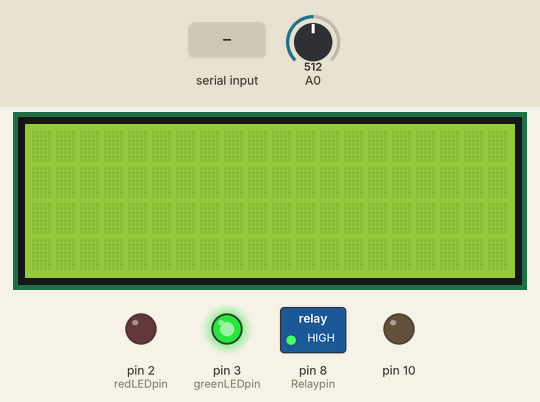
Recording of a sketch running on a simulated Arduino Uno, built with avr-gcc and run on an emulated ATmega328P. Shown: 20×4 character LCD, switched loads named in the sketch (green lamp = pin HIGH), output pins drawn as LEDs (lit = HIGH). Dashed ring = blinking. The test bench sets the inputs (shaded band); at power-on: A0 = 512. The local clock reads 2024-03-15 10:24:30 at power-on unless the sketch sets it; storage starts empty.

Above: at 1.2 s.
1.3 s: "90,45\n" received over Serial
At 1.8 s:
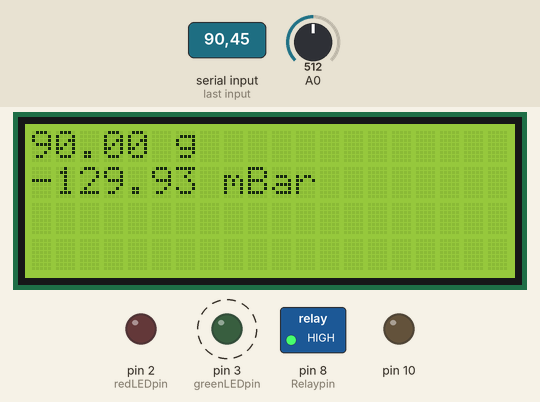
At 4.2 s:
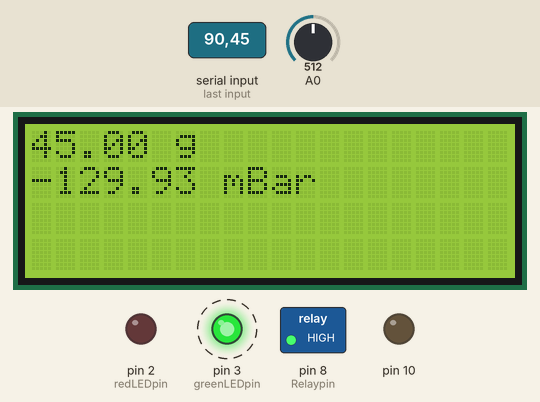
4.8 s: "5\n" received over Serial
At 7.5 s:
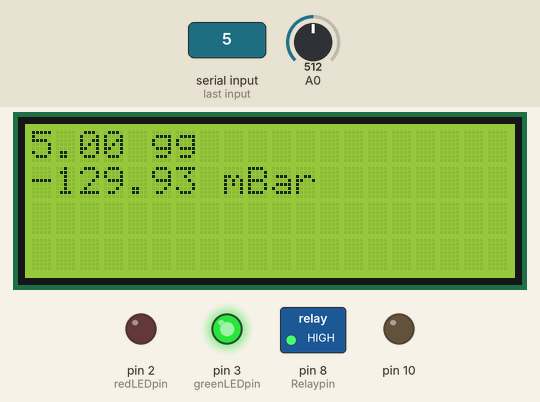
Timing chart, 0 to 9.0 s (numbered marks = the images above; inputs shaded):
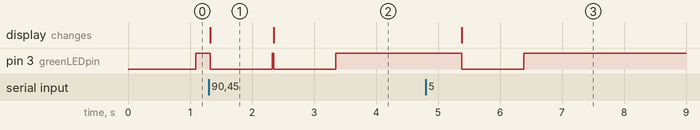

Measured:
- after the input at 1.3 s, pin 3 (greenLEDpin): alternates HIGH for 0.02 s and LOW for 1.0 s, starting at once; the display: changes at once (image 1)
- after the input at 4.8 s, pin 3 (greenLEDpin): HIGH → LOW after 0.58 s, → HIGH 1.0 s later; the display: changes after 0.58 s (image 3)
- what the display in image 1 shows lasts 1.1 s, from 1.3 s to 2.4 s

The sketch:

LabLogger.ino
```cpp
/* This is the code for the Arduino connected to the filtration experiment system in Lab 25.
It creates a data logging unit for gathering information from a pressure sensor and a scale.
The data is then saved on a SD card in the form of a .csv file, which can then be explored by Excel or Pandas.
Additionally, this contains a code to prevent overflowing of the permeate cup on the scale, by engaging a second peristaltic pump whenever the scale shows >700g. */

#include <SPI.h>
#include <SD.h>
#include <Wire.h>
#include "RTClib.h"
#include <LiquidCrystal_I2C.h>

 /* what arduino pins to connect to each of the LCD pins. Alternatively, the I2C LCD can be connected (if available) for a simpler configuration.
const int rs = 12, en = 11, d4 = 6, d5 = 5, d6 = 4, d7 = 3;
LiquidCrystal lcd(rs, en, d4, d5, d6, d7);*/
LiquidCrystal_I2C lcd(0x27,20,4);

int Relaypin = 8; // Relay pin for peristaltic pump

// how many milliseconds between grabbing data and logging it. 1000 ms is once a second
#define LOG_INTERVAL  1000 // mills between entries (reduce to take more/faster data)

// how many milliseconds before writing the logged data permanently to disk
// set it to the LOG_INTERVAL to write each time (safest)
// set it to 10*LOG_INTERVAL to write all data every 10 datareads, you could lose up to
// the last 10 reads if power is lost but it uses less power and is much faster!
#define SYNC_INTERVAL 1000 // mills between calls to flush() - to write data to the card
uint32_t syncTime = 0; // time of last sync()

#define ECHO_TO_SERIAL   1 // echo data to serial port
#define WAIT_TO_START    0 // Wait for serial input in setup()

// the digital pins that connect to the LEDs
#define redLEDpin 2
#define greenLEDpin 3

RTC_DS1307 RTC; // define the Real Time Clock object

// for the data logging shield, we use digital pin 10 for the SD cs line
const int chipSelect = 10;

// the logging file
File logfile;

void error(char *str)
{
  Serial.print("error: ");
  Serial.println(str);

  // red LED indicates error
  digitalWrite(redLEDpin, HIGH);

  while(1);

}

void setup(void)
{
  //Serial.begin(9600);
  Serial.begin(4800,SERIAL_7E1); // this is for the scale for weight measurements (can be changed within the scale itself)
  pinMode(Relaypin,OUTPUT);
  digitalWrite(Relaypin, HIGH);

  //sensors.begin();

  lcd.init();
  lcd.backlight();
  //Serial.println();

  // use debugging LEDs
  pinMode(redLEDpin, OUTPUT);
  pinMode(greenLEDpin, OUTPUT);

#if WAIT_TO_START
 /* Serial.println("Type any character to start");
  while (!Serial.available());*/
#endif //WAIT_TO_START

  // initialize the SD card
//  Serial.print("Initializing SD card...");
  // make sure that the default chip select pin is set to
  // output, even if you don't use it:
  pinMode(10, OUTPUT);

  // see if the card is present and can be initialized:
  if (!SD.begin(chipSelect)) {
    error("Card failed, or not present");
  }
 // Serial.println("card initialized.");

  // create a new file
  char filename[] = "LABLog00.CSV"; // you can change the name here, keep in mind that the names generate a +1 extension every time (eg., LOGGER1, LOGGER2,LOGGER3 etc)
  for (uint8_t i = 0; i < 100; i++) {
    filename[6] = i/10 + '0';
    filename[7] = i%10 + '0';
    if (! SD.exists(filename)) {
      // only open a new file if it doesn't exist
      logfile = SD.open(filename, FILE_WRITE);
      break;  // leave the loop!
    }
  }

  if (! logfile) {
    error("couldnt create file");
  }

 /* Serial.print("Logging to: ");
  Serial.println(filename); */

  // connect to RTC
  Wire.begin();
  if (!RTC.begin()) {
    logfile.println("RTC failed");
#if ECHO_TO_SERIAL
/*    Serial.println("RTC failed"); */
#endif  //ECHO_TO_SERIAL
  }


  logfile.println("seconds,Date & Time, Pressure (mBar), Weight (g)"); //Column names in the .csv file.
#if ECHO_TO_SERIAL
//  Serial.println("seconds, Date & Time, Pressure (mBar), Weight (g)");
#endif //ECHO_TO_SERIAL


}

void loop(void)
{
  DateTime now;

  // delay for the amount of time we want between readings
  //delay((LOG_INTERVAL -1) - (millis() % LOG_INTERVAL));
  delay(LOG_INTERVAL);

  digitalWrite(greenLEDpin, HIGH);

  // log milliseconds since starting
  uint32_t m = millis();


  // fetch the time
  now = RTC.now();
  // log time

// Sensor setup:

float Pressureread = analogRead(A0); // Pressure analog read is set to analog pin 0
float Pressure = (((Pressureread)-616.68)/805.68)*1000; //this is according to the excel sheet for calibration i made with Gal*/

float Weight = Serial.parseFloat(); //This parses/extracts a float from the string received from the scale (in ASCII). use .parseInt instead if you don't want the numbers after the decimal point.

// LCD code:
  lcd.setCursor(0,0); //first line
  /*lcd.print("    "); //If you need to show the current time on screen. This is not important, because time is saved onto the SD card anyway.
  if (now.hour()< 10)
      lcd.print('0');
      lcd.print(now.hour());
  lcd.print(":");
  if (now.minute()< 10)
      lcd.print('0');
      lcd.print(now.minute());
  lcd.print(":");
  if (now.second()< 10)
      lcd.print('0');
      lcd.print(now.second()); */
if ((Weight) > 0) {
  lcd.print(Weight);
  lcd.print(" g");
  lcd.setCursor(0,1);
  lcd.print(Pressure);
  lcd.print(" mBar");

//if (X%10 == 0) { // interval of logging to SD card. currently set to every 10 seconds. Either use this, or set the scale to send information every few seconds (if it has that option)

  logfile.print(m/1000);           // seconds since start
  logfile.print(",");

  if (now.day()< 10)          //the next paragraph is for the timestamp
      logfile.print('0');
      logfile.print(now.day());
  logfile.print("-");
  if (now.month()< 10)
      logfile.print('0');
      logfile.print(now.month());
  logfile.print("-");
  logfile.print(now.year(), DEC);
  logfile.print(" ");
  if (now.hour()< 10)
      logfile.print('0');
      logfile.print(now.hour());
  logfile.print(":");
  if (now.minute()< 10)
      logfile.print('0');
      logfile.print(now.minute());
  logfile.print(":");
  if (now.second()< 10)
      logfile.print('0');
      logfile.print(now.second());
//}

  logfile.print(", ");
  logfile.print(Pressure);
  logfile.print(", ");
  logfile.println(Weight);


#if ECHO_TO_SERIAL
//if ((Weight) > 0) { // This section is here if, for some reason, you want to log the information into the Arduino Serial. Notice that if some pin is connected to the RX pin, it will read that information instead. disable this to prevent discomunication with the scale (connected to the RX/TX).
/*  Serial.print(m/1000);         // seconds since start
  Serial.print(", ");
  if (now.day()< 10)
      Serial.print('0');
      Serial.print(now.day());
  Serial.print("/");
  if (now.month()< 10)
      Serial.print('0');
      Serial.print(now.month());
  Serial.print("/");
  Serial.print(now.year(), DEC);
  Serial.print(" ");
  if (now.hour()< 10)
      Serial.print('0');
      Serial.print(now.hour());
  Serial.print(":");
  if (now.minute()< 10)
      Serial.print('0');
      Serial.print(now.minute());
  Serial.print(":");
  if (now.second()< 10)
      Serial.print('0');
      Serial.print(now.second());

  Serial.print(", ");
  Serial.print(Pressure);
  Serial.print(" mBar,");
  Serial.print(Weight);
  Serial.println(" g"); }
}
  */
#endif //ECHO_TO_SERIAL


  digitalWrite(greenLEDpin, LOW);


  // Now we write data to disk! Don't sync too often - requires 2048 bytes of I/O to SD card
  // which uses a bunch of power and takes time
  if ((millis() - syncTime) < SYNC_INTERVAL) return;
  syncTime = millis();


  // blink LED to show we are syncing data to the card & updating FAT!
  digitalWrite(redLEDpin, HIGH);
  logfile.flush();
  digitalWrite(redLEDpin, LOW);
  }

  if ((Weight) > 700) { // This code activates the peristaltic pump connected to the relay, which prevents overflowing of the permeate.
   digitalWrite(Relaypin, LOW); }
  if ((Weight) < 200 && (Weight) > 0) {
   digitalWrite(Relaypin, HIGH); }

}
```
